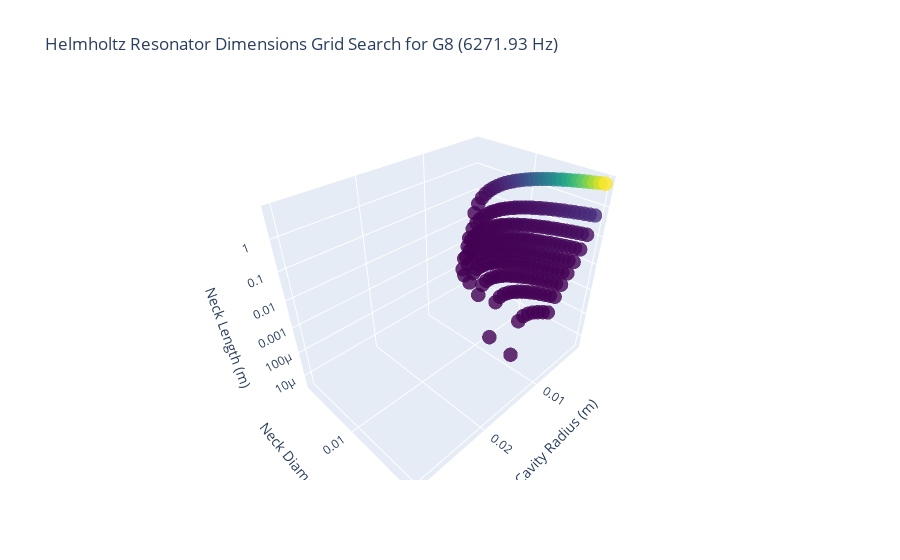

Notebook code for this chart:
### Code cell
note_idx = 1

g8_r_cavity, g8_d, g8_L = parameter_sweep(
    chord_frequencies_defined[note_idx][1],
    chord_frequencies_defined[note_idx][0],
)

### Figure 1 — Plotly figure (JSON) as saved in the notebook; plotly's stock layout.template omitted (floating-point values rounded to 4 significant figures; data arrays with more than 128 entries replaced by an {"elided": "..."} marker saying what was removed)
{"data": [{"marker": {"color": {"elided": "900 float values"}, "colorscale": [[0, "#440154"], [0.1111, "#482878"], [0.2222, "#3e4989"], [0.3333, "#31688e"], [0.4444, "#26828e"], [0.5556, "#1f9e89"], [0.6667, "#35b779"], [0.7778, "#6ece58"], [0.8889, "#b5de2b"], [1, "#fde725"]], "opacity": 0.8, "size": 5}, "mode": "markers", "type": "scatter3d", "x": {"elided": "900 float values"}, "y": {"elided": "900 float values"}, "z": {"elided": "900 float values"}}], "layout": {"scene": {"xaxis": {"title": {"text": "Cavity Radius (m)"}}, "yaxis": {"title": {"text": "Neck Diameter (m)"}}, "zaxis": {"title": {"text": "Neck Length (m)"}, "type": "log"}}, "title": {"text": "Helmholtz Resonator Dimensions Grid Search\nfor G8 (6271.93 Hz)"}}}
